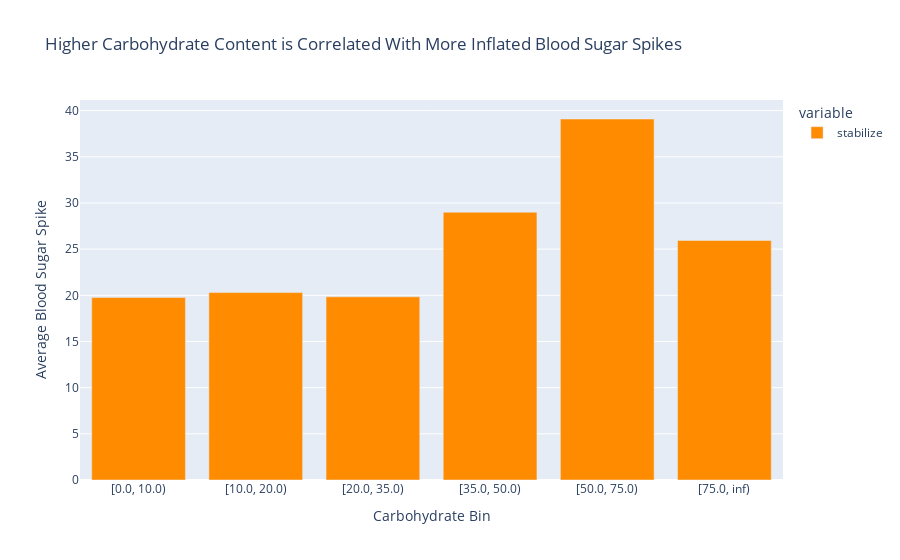

Source (notebook cell):
### Code cell
px.bar(glucose_spikes.groupby('carb_bin')['stabilize'].mean(),
       labels = {'value': 'Average Blood Sugar Spike', 'carb_bin': 'Carbohydrate Bin'},
       title = 'Higher Carbohydrate Content is Correlated With More Inflated Blood Sugar Spikes',
       color_discrete_sequence= ['darkorange'])

### Figure 1 — Plotly figure (JSON) as saved in the notebook; plotly's stock layout.template omitted (floating-point values rounded to 4 significant figures)
{"data": [{"hovertemplate": "variable=stabilize<br>Carbohydrate Bin=%{x}<br>Average Blood Sugar Spike=%{y}<extra></extra>", "legendgroup": "stabilize", "marker": {"color": "darkorange", "pattern": {"shape": ""}}, "name": "stabilize", "orientation": "v", "showlegend": true, "textposition": "auto", "type": "bar", "x": ["[0.0, 10.0)", "[10.0, 20.0)", "[20.0, 35.0)", "[35.0, 50.0)", "[50.0, 75.0)", "[75.0, inf)"], "xaxis": "x", "y": [19.76, 20.3, 19.84, 29.0, 39.09, 25.94], "yaxis": "y"}], "layout": {"barmode": "relative", "legend": {"title": {"text": "variable"}, "tracegroupgap": 0}, "title": {"text": "Higher Carbohydrate Content is Correlated With More Inflated Blood Sugar Spikes"}, "xaxis": {"anchor": "y", "domain": [0, 1], "title": {"text": "Carbohydrate Bin"}}, "yaxis": {"anchor": "x", "domain": [0, 1], "title": {"text": "Average Blood Sugar Spike"}}}}
